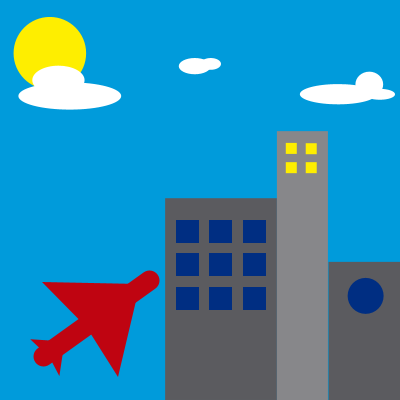
Frame 1 (no input)
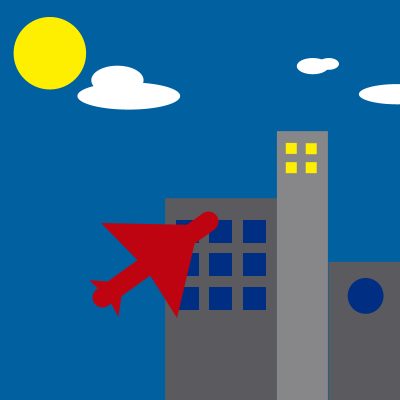
Frame 60 (the mouse pressed at the canvas centre just before this capture)
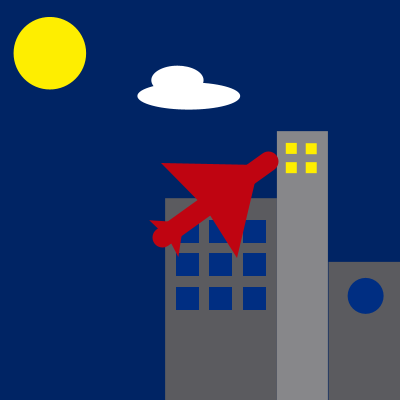
Frame 120 (the mouse held since frame 60 and released just before this capture)

The Processing sketch that drew these frames (run headless with seeded random() and noise(); from frame 60 on, the mouse is pressed at the canvas centre):

// Processing sketch: processing_95687
// ── processing_95687.pde

float y=400, x1=0, x2=0, x3=0, x4=0;//float para decimales
float x=400, y1=0, y2=0, y3=0, y4=0;
float rojo=0, verde=155, azul=219;
float rojo2=247, verde2=236, azul2=69;

void setup() {
  size(400, 400);
  background(rojo=0, verde=155, azul=219);

  frameRate(20);//20 animación común
}
void draw() {
  background(rojo, verde, azul);
  noStroke();
  //cielo
  fill(254, 238, 0);
  ellipse(49.85, 53.21, 72.549, 72.548);//sol
  fill(255);
  ellipse(69.78 +x1, 95.99, 102.83, 27.246);
  ellipse(58.43 +x1, 80.19, 52.274, 29.057);//nube1
  ellipse(194.77 +x2, 66.13, 32.008, 16.239);
  ellipse(210.77+x2, 63.9, 20.468, 11.789);//nube2
  ellipse(338.08+x3, 94.21, 76.47, 20.261);
  ellipse(369.29+x3, 84.41, 27.777, 25.49);
  ellipse(379.8+x3, 94.3, 30.503, 10.932);//nube3

  //edificio1
  fill(91, 91, 95);
  rect(165.14, 198.2, 111.765, 201.796);
  fill(0, 46, 130);
  rect(176, 220, 23, 23);
  rect(209, 220, 23, 23);
  rect(243, 220, 23, 23);
  rect(176, 253, 23, 23);
  rect(176, 287, 23, 23);
  rect(209, 253, 23, 23);
  rect(209, 287, 23, 23);
  rect(243, 253, 23, 23);
  rect(243, 287, 23, 23);
  //edificio2
  fill(135, 135, 138);
  rect(276.9, 131.14, 51, 268.863);
  fill(254, 238, 0);
  rect(285.78, 142.9, 11, 11);
  rect(305.72, 143.22, 11, 11);
  rect(285.78, 162.17, 11, 11);
  rect(305.72, 162.17, 11, 11);
  //edificio3
  fill(91, 91, 95);
  rect(328.54, 261.86, 71.464, 138.144);
  fill(0, 46, 130);
  ellipse(365.62, 295.88, 36, 36);
 
  //avion
  stroke(191, 4, 17);
  strokeWeight(20);
  line(43+x4, 356+y4, 149+x4, 280+y4);
  noStroke();
  fill(191, 4, 17);
  triangle(86.66+x4, 327.346+y4, 140+x4, 284+y4, 118+x4, 377+y4);
  triangle(86.66+x4, 327.346+y4, 42+x4, 282+y4, 140+x4, 284+y4);
  triangle(63.37+x4, 349.36+y4, 59.37+x4, 376.09+y4, 50.29+x4, 358.79+y4);
  triangle(56.36+x4, 340.92+y4, 42.53+x4, 350.89+y4, 30.22+x4, 339.22+y4);

  x1=x1+1;
  y1=150;//nube1

  x2=x2+2;//nube2
  y2=90;


  x3=x3+1;//nube3
  y3=y3-1;

x4=x4+1;
y4=y4-1;//avion

  azul=azul-1;
  verde=verde-1;
  rojo=rojo-1;

  azul2=azul2-1;
  verde2=verde2-1;
  rojo2=rojo2-1;
}
